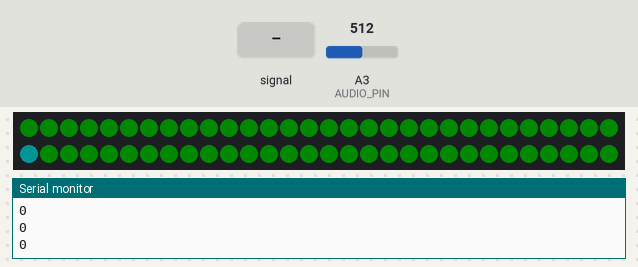
Bench run of a sketch on a simulated Arduino Uno, built with avr-gcc and run on an emulated ATmega328P. Parts: 60 RGB LEDs in strip order, left to right, continuing on the next row, the last lines printed to the serial monitor. The inputs (shaded band) are chosen by the test bench; at power-on: A3 (AUDIO_PIN) = 512. Dim RGB values are drawn brighter than linear.

Above: at 4.2 s.
4.3 s: A3 (AUDIO_PIN) fed a 200 Hz sine of ±81 counts around its level
At 4.91 s:
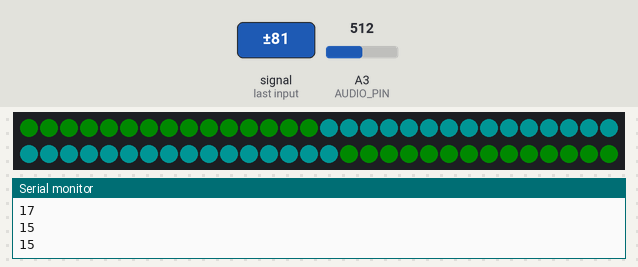
6.0 s: A3 (AUDIO_PIN) fed a 1000 Hz sine of ±255 counts around its level
7.9 s: A3 (AUDIO_PIN) set to 716
Timing chart, 0 to 10.9 s (numbered marks = the images above; inputs shaded):
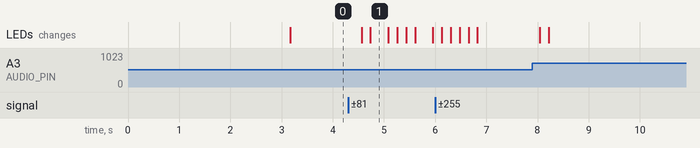

The sketch:

dotStarBeatSync.ino
```cpp
// (licence header left out)
#include <fix_fft.h>
#include "FastLED.h"

#define DATA_PIN    11
#define CLK_PIN   12
#define LED_TYPE    DOTSTAR
#define COLOR_ORDER BGR
#define NUM_LEDS    60
#define CENTER_PIXEL 30

CRGB leds[NUM_LEDS];
static const CRGB mInsideColor = CRGB::Cyan, mOutsideColor = CRGB::Green;

#define BRIGHTNESS          20  // MAX == 255
#define FRAMES_PER_SECOND  160

#define AUDIO_PIN 3

#define NUM_OF_CHANNELS 1


// variables for the Fast Fourier Transform (FFT)
char im[128], data[128];
// manipulation variables to translate FFT for display
// we are going to create 14 channels of audio
char data_avgs[14];
// Display channel to display, 0 == Bass, 13 == Treble
static const int mCh0 = 0, mCh1 = 1, mCh2 = 2, mCh3 = 3, mCh4 = 4, mCh5 = 5, mCh6 = 6, mCh7 = 7;
static const int mCh8 = 8, mCh9 = 9, mCh10 = 10, mCh11 = 11, mCh12 = 12, mCh13 = 13;
int i, val;

void setup() {
  delay(3000); // 3 second delay for recovery
  FastLED.addLeds<LED_TYPE,DATA_PIN,CLK_PIN,COLOR_ORDER>(leds, NUM_LEDS).setCorrection(TypicalLEDStrip);
  FastLED.setBrightness(BRIGHTNESS);

  leds[CENTER_PIXEL] = mInsideColor;

  // debug
  Serial.begin(9600);
}

void loop() {
  // read in 128 samples from the AUDIOPIN
  for (i = 0; i < 128; i++){
    val = analogRead(AUDIO_PIN);
    data[i] = val;
    im[i] = 0;
  }
  // run the FFT on the samples to transform from P(t) vs. time > P(v) vs. freq.
  fix_fft(data,im,7,0);

  // this gets the absolute value of the values in the array, so we're only dealing with positive numbers
  // Since we only use Channel 0 and average 4 values from the data area we only need to process that many
  for (i = 0; i < 4; i++) {  // 64 (max 124 channels depending on how many we want to use)
    data[i] = sqrt(data[i] * data[i] + im[i] * im[i]);
  }

  // average bars together
  for (i = 0; i < NUM_OF_CHANNELS; i++) {
    // average together
    data_avgs[i] = data[i*4] + data[i*4 + 1] + data[i*4 + 2] + data[i*4 + 3];
    // remap values for display range: input 0-30 & output 0-5 ... originally 0-9
    data_avgs[i] = map(data_avgs[i], 0, 30, 0, 9);
  }

  // read the bass and SHOW IT!
  int value = data_avgs[mCh0];

  Serial.println(value);

  // but only show up to the max number of pixels we have attached
  if (value > CENTER_PIXEL) {
    display(CENTER_PIXEL);
  } else {
    display(value);
  }
}

void display(int input) {
  int i;
  // set the pixels below center
  for (i = 0; i < CENTER_PIXEL - input; i++) {
    //mStrip.setPixelColor(i, mOutsideColor);
    leds[i] = mOutsideColor;
  }
  for (; i < CENTER_PIXEL; i++) {
    //mStrip.setPixelColor(i, mInsideColor);
    leds[i] = mInsideColor;
  }
  // skip the center pixel
  i++;
  // set the pixels above center
  for (; i <= CENTER_PIXEL + input; i++) {
    //mStrip.setPixelColor(i, mInsideColor);
    leds[i] = mInsideColor;
  }
  for (; i < NUM_LEDS; i++) {
    //mStrip.setPixelColor(i, mOutsideColor);
    leds[i] = mOutsideColor;
  }

  //mStrip.show();
  FastLED.show();

  // insert a delay to keep the framerate modest
  FastLED.delay(1000/FRAMES_PER_SECOND);
}
```

Measured:
- after the input at 4.3 s, the LEDs: first change after 0.26 s (image 1 shows a later state)
